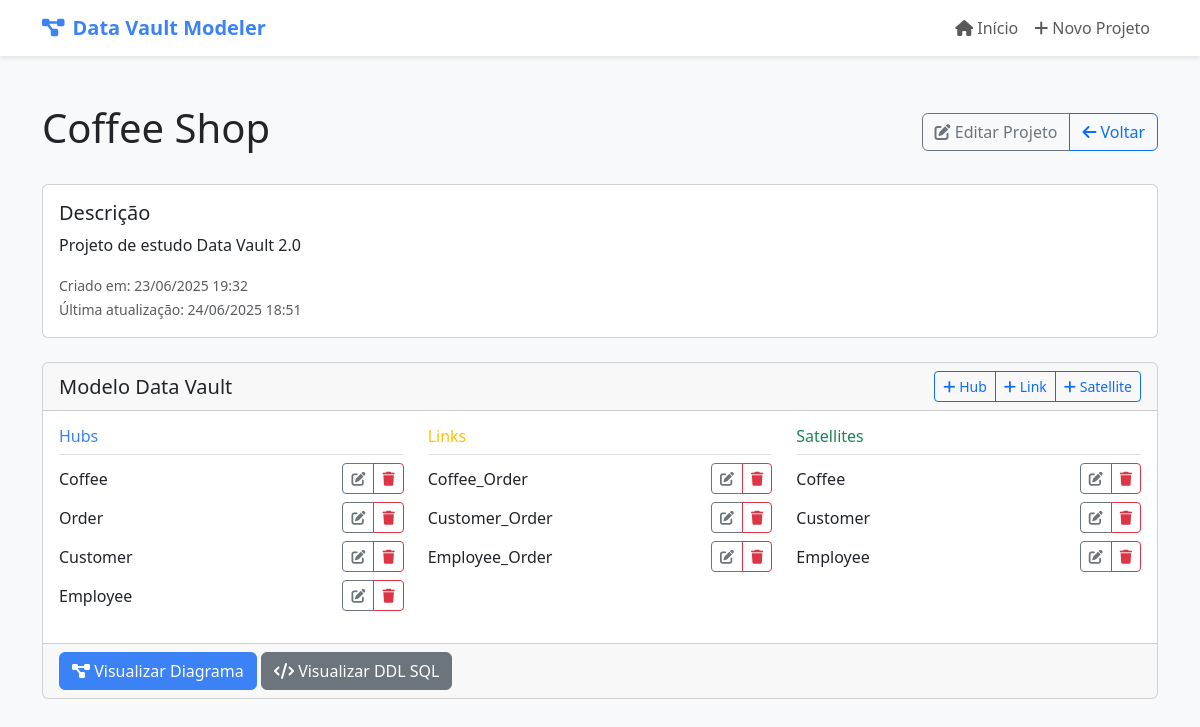
The page /project/1/ on the database as committed earlier.
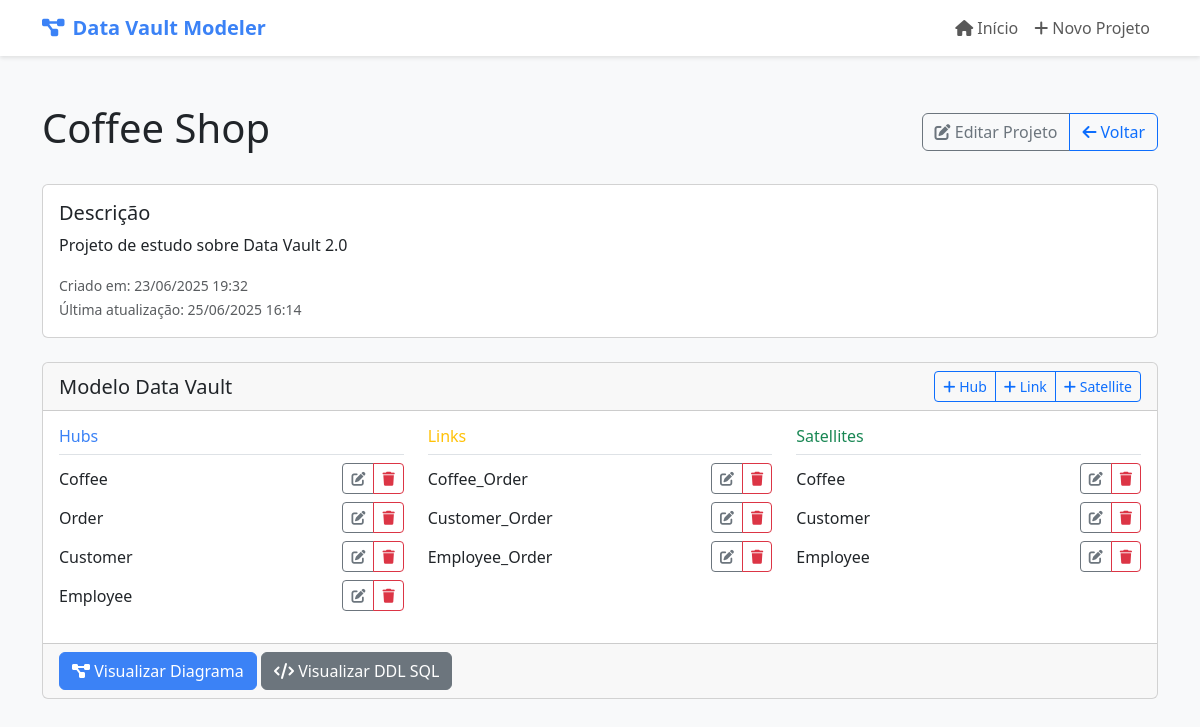
The same page on the database as committed later.
### modeler/models.py (models this page shows, shortened)
class Project(models.Model):
    name = models.CharField(max_length=100)
    description = models.TextField(blank=True)
    created_at = models.DateTimeField(auto_now_add=True)
    updated_at = models.DateTimeField(auto_now=True)

### modeler/views.py (the view)
# urls.py: path('project/<int:pk>/', views.project_detail, name='project_detail'),
def project_detail(request, pk):
    project = get_object_or_404(Project, pk=pk)
    context = {
        'project': project,
        'hubs': project.hubs.all(),
        'links': project.links.all(),
        'satellites': project.satellites.all()
    }
    return render(request, 'modeler/project_detail.html', context)

### modeler/templates/modeler/project_detail.html (shortened to what the changed rows need)
{% extends "modeler/base.html" %}
{% block content %}
<div class="container mt-4">
    <div class="d-flex justify-content-between align-items-center mb-4">
        <h1>{{ project.name }}</h1>
        <div class="btn-group">
            <a href="{% url 'project_update' project.pk %}" class="btn btn-outline-secondary">
            </a>
            <a href="{% url 'project_list' %}" class="btn btn-outline-primary">
            </a>
        </div>
    </div>
    <div class="row mb-4">
        <div class="col">
            <div class="card">
                <div class="card-body">
                    <h5 class="card-title">Descrição</h5>
                    <p class="card-text">{{ project.description|default:"Sem descrição" }}</p>
                    <p class="card-text">
                        <small class="text-muted">
                            Criado em: {{ project.created_at|date:"d/m/Y H:i" }}<br>
                            Última atualização: {{ project.updated_at|date:"d/m/Y H:i" }}
                        </small>
                    </p>
                </div>
            </div>
        </div>
    </div>
</div>
{% endblock %}

Rows that differ between the two databases and show on the page:
changed Project "Coffee Shop": description "Projeto de estudo Data Vault 2.0" → "Projeto de estudo sobre Data Vault 2.0"; updated_at "24/06/2025 18:51" → "25/06/2025 16:14"
